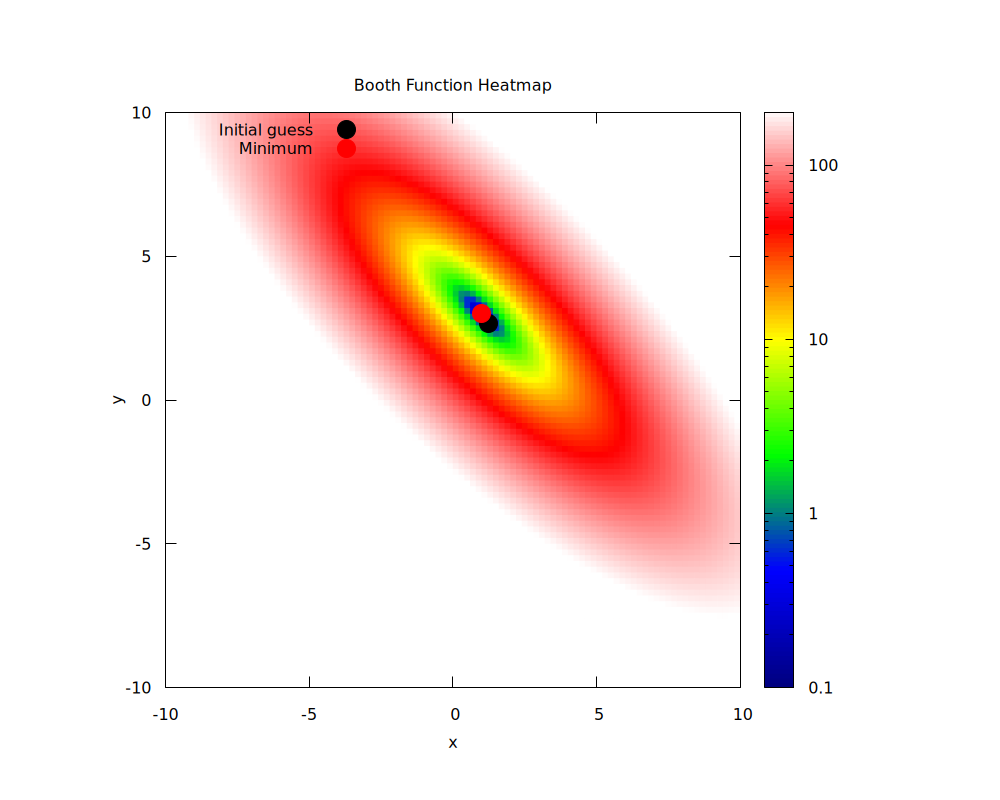

Here is the gnuplot script that generated this plot:
set terminal pngcairo size 1000,800
set output 'plotBooth.png'

set title "Booth Function Heatmap"
set xlabel "x"
set ylabel "y"
set xrange [-10:10]
set yrange [-10:10]

# Heatmap configuration
set pm3d map
set palette defined (0 "navy", 50 "blue", 100 "green", 150 "yellow", 200 "red", 250 "white")
set cbrange [0:200]
set logscale cb
set colorbox
set size ratio -1
set key top left

# Label near final minimum
set label "Minimum" at graph 0.72, 0.12 tc rgb "red"

splot 'booth_surface.txt' using 1:2:3 with pm3d notitle, \
      'best_booth.txt' using 1:2:(0) with points pt 7 ps 3 lc rgb 'black' title "Initial guess", \
      'final_booth.txt' using 1:2:(0) with points pt 7 ps 3 lc rgb 'red' title "Minimum"
